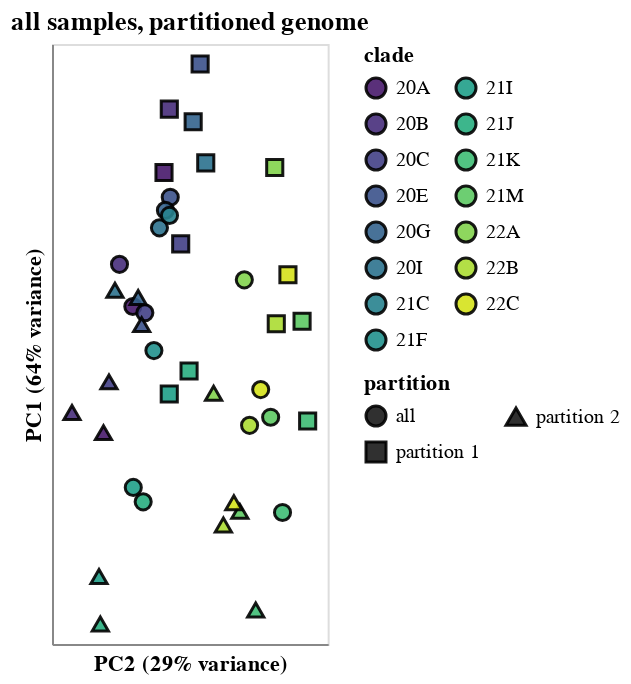

Write notebook code for a chart like this one.
### Markdown cell above
Get PCA of mutation spectrum, using only filtered synonymous mutation counts for non-excluded mutations for clades/subsets/partitions with adequate counts.

We do the PCA on four different ways of partitioning the data:

 1. Just looking at the "all" subset for each clade across entire genome.
 2. Looking at the "all" subset for each clade across entire genome, but excluding any mutation that is among the top ranked most counts for any clade.
 3. Looking at all subsets for each clade across entire genome.
 4. Looking at the "all" subset along partitions of the genome. 
 
In the plots below, you can mouseover the points for details and click on clades in legends (shift click for multiple clades) to highlight just points for the selected clade(s).
You can also use the scroll bar to only show points with at least the indicated number of total synonymous mutation counts (after filtering):

### Code cell
for title, subsets, partition, exclude_top in [
#    ("all samples, whole genome", ["all"], False, False),
#    ("all samples, whole genome, +/- top mutations", ["all"], False, True),
#    ("by region, whole genome", subset_order, False, False),
    ("all samples, partitioned genome", ["all"], True, False),
]:
    
    filtered_mutation_counts = (
        mutation_counts
        .query("synonymous")
        .query("not exclude")
        .query("subset in @subsets")
    )
    
    if partition:
        filtered_mutation_counts = pd.concat(
            [
                filtered_mutation_counts.assign(partition="all"),
                filtered_mutation_counts,
            ]
        )
    else:
        filtered_mutation_counts = filtered_mutation_counts.assign(partition="all")
        
    mut_type_counts = (
        filtered_mutation_counts
        .groupby(["clade", "subset", "partition", "mut_type"], as_index=False)
        .aggregate({"count": "sum"})
    )
    
    if exclude_top:
        assert all(mut_type_counts["partition"] == "all")
        assert all(mut_type_counts["subset"] == "all")
        mut_type_counts = pd.concat(
            [
                mut_type_counts.assign(excluded="no"),
                mut_type_counts_exclude_top.assign(
                    partition="all", subset="all", excluded="yes",
                ),
            ]
        )
    else:
        mut_type_counts = mut_type_counts.assign(excluded="no")
   
    mut_type_freqs = (
        mut_type_counts
        .assign(
            total_count=lambda x: (
                x.groupby(["clade", "subset", "partition", "excluded"])
                ["count"].transform("sum")
            ),
            freq=lambda x: x["count"] / x["total_count"],
        )
        .query("total_count >= @synonymous_spectra_min_counts")
    )
    
    if not partition:
        # normalize frequencies by partition enrichment
        mut_type_freqs = (
            mut_type_freqs
            .assign(nt=lambda x: x["mut_type"].str[0])
            .merge(
                partition_enrichment[["clade", "partition", "nt", "enrichment"]],
                validate="many_to_one",
                how="left",
            )
            .assign(
                enrichment=lambda x: x["enrichment"].fillna(1),
                freq_non_norm=lambda x: x["freq"] / x["enrichment"],
                freq=lambda x: (
                    x["freq_non_norm"] /
                    x.groupby(["clade", "partition"])["freq_non_norm"].transform("sum")
                ),
            )
        )
        
        display(
            mut_type_freqs
            .groupby(["clade", "partition"])
            .aggregate({"freq": "sum", "freq_non_norm": "sum"})
        )
        
#        display(mut_type_freqs)
#        display(partition_enrichment)
#        raise RuntimeError
        
    mut_type_freqs = (
        mut_type_freqs
        .pivot_table(
            index=["clade", "subset", "partition", "excluded", "total_count"],
            values="freq",
            columns="mut_type",
            fill_value=0,
        )
    )
    
    pca = sklearn.decomposition.PCA(n_components=2)
    pca_coords = pca.fit_transform(mut_type_freqs.values)
    assert len(pca_coords) == len(mut_type_freqs)

    mut_type_freqs_pca_coords = (
        mut_type_freqs
        .reset_index()
        .assign(
            principal_component_1=pca_coords[:, 0],
            principal_component_2=pca_coords[:, 1],
            log10_total_count=lambda x: numpy.log(x["total_count"]) / numpy.log(10),
        )
    )
    
    # percent variance explained by each component
    pca_var = 100 * pca.explained_variance_ratio_
    
    total_count_selection = alt.selection_single(
        fields=["log10_total_count"],
        init={"log10_total_count": 4},
        bind=alt.binding_range(
            name="minimum log10 total counts",
            min=int(mut_type_freqs_pca_coords["log10_total_count"].min()),
            max=mut_type_freqs_pca_coords["log10_total_count"].max(),
        )
    )
    
    clade_selection = alt.selection_multi(fields=["clade"], bind="legend")

    tooltip = ["clade", "total_count"]
    
    plot_size = 300  # scaled by component variance explained
    
    pca_chart = (
        alt.Chart(mut_type_freqs_pca_coords)
        .encode(
            y=alt.Y(
                "principal_component_1",
                title=f"PC1 ({pca_var[0]:.0f}% variance)",
                scale=alt.Scale(nice=False, padding=10),
                axis=alt.Axis(labels=False, ticks=False),
            ),
            x=alt.X(
                "principal_component_2",
                title=f"PC2 ({pca_var[1]:.0f}% variance)",
                scale=alt.Scale(nice=False, padding=10),
                axis=alt.Axis(labels=False, ticks=False),
            ),
            color=alt.Color("clade", scale=alt.Scale(scheme="viridis")),
            strokeWidth=alt.condition(clade_selection, alt.value(1.5), alt.value(0)),
            opacity=alt.condition(clade_selection, alt.value(0.9), alt.value(0.45)),
            size=alt.condition(clade_selection, alt.value(65), alt.value(45)),
        )
        .mark_point(filled=True, stroke="black")
        .add_selection(total_count_selection, clade_selection)
        .transform_filter(
            total_count_selection.log10_total_count <= alt.datum.log10_total_count
        )
        .configure_axis(grid=False)
        .configure_legend(columns=2)
        .properties(
            height=plot_size, width=plot_size * pca_var[1] / pca_var[0],
            title=title,
        )
    )
    
    if len(subsets) > 1:
        pca_chart = pca_chart.encode(shape=alt.Shape("subset", sort=subset_order))
        tooltip.append("subset")
        
    if partition:
        pca_chart = pca_chart.encode(shape="partition")
        tooltip.append("partition")
        
    if exclude_top:
        pca_chart = pca_chart.encode(
            shape=alt.Shape(
                "excluded", title=f"excluding top {exclude_top_n} per clade",
            ),
        )
        tooltip.append(
            alt.Tooltip("excluded", title=f"excluding top {exclude_top_n} per clade")
        )
                       
    pca_chart = pca_chart.encode(tooltip=tooltip)

    display(pca_chart)
    print("\n\n")

### Figure 1 — Vega-Lite specification as saved in the notebook (floating-point values rounded to 4 significant figures)
{"config": {"view": {"continuousWidth": 400, "continuousHeight": 300}, "axis": {"grid": false}, "legend": {"columns": 2}}, "data": {"name": "data-3ca378dfbc3175f4d662e81b81382ced"}, "mark": {"type": "point", "filled": true, "stroke": "black"}, "encoding": {"color": {"field": "clade", "scale": {"scheme": "viridis"}, "type": "nominal"}, "opacity": {"condition": {"value": 0.9, "selection": "selector010"}, "value": 0.45}, "shape": {"field": "partition", "type": "nominal"}, "size": {"condition": {"value": 65, "selection": "selector010"}, "value": 45}, "strokeWidth": {"condition": {"value": 1.5, "selection": "selector010"}, "value": 0}, "tooltip": [{"field": "clade", "type": "nominal"}, {"field": "total_count", "type": "quantitative"}, {"field": "partition", "type": "nominal"}], "x": {"axis": {"labels": false, "ticks": false}, "field": "principal_component_2", "scale": {"nice": false, "padding": 10}, "title": "PC2 (29% variance)", "type": "quantitative"}, "y": {"axis": {"labels": false, "ticks": false}, "field": "principal_component_1", "scale": {"nice": false, "padding": 10}, "title": "PC1 (64% variance)", "type": "quantitative"}}, "height": 300, "selection": {"selector009": {"type": "single", "fields": ["log10_total_count"], "init": {"log10_total_count": 4}, "bind": {"input": "range", "max": 5.797, "min": 4, "name": "minimum log10 total counts"}}, "selector010": {"type": "multi", "fields": ["clade"], "bind": "legend"}}, "title": "all samples, partitioned genome", "transform": [{"filter": "(selector009.log10_total_count <= datum.log10_total_count)"}], "width": 137.8, "$schema": "https://vega.github.io/schema/vega-lite/v4.17.0.json", "datasets": {"data-3ca378dfbc3175f4d662e81b81382ced": [{"clade": "20A", "subset": "all", "partition": "all", "excluded": "no", "total_count": 39503, "AtoC": 0.008455, "AtoG": 0.08331, "AtoT": 0.01372, "CtoA": 0.01018, "CtoG": 0.003291, "CtoT": 0.5564, "GtoA": 0.05374, "GtoC": 0.003569, "GtoT": 0.06718, "TtoA": 0.01648, "TtoC": 0.1738, "TtoG": 0.009898, "principal_component_1": 0.007788, "principal_component_2": -0.01711, "log10_total_count": 4.597}, {"clade": "20A", "subset": "all", "partition": "partition 1", "excluded": "no", "total_count": 19161, "AtoC": 0.005897, "AtoG": 0.08674, "AtoT": 0.009864, "CtoA": 0.009342, "CtoG": 0.0008872, "CtoT": 0.5814, "GtoA": 0.05475, "GtoC": 0.001618, "GtoT": 0.05809, "TtoA": 0.01691, "TtoC": 0.1637, "TtoG": 0.0108, "principal_component_1": 0.03514, "principal_component_2": -0.007681, "log10_total_count": 4.282}, {"clade": "20A", "subset": "all", "partition": "partition 2", "excluded": "no", "total_count": 20342, "AtoC": 0.01086, "AtoG": 0.08008, "AtoT": 0.01735, "CtoA": 0.01096, "CtoG": 0.005555, "CtoT": 0.5328, "GtoA": 0.0528, "GtoC": 0.005408, "GtoT": 0.07575, "TtoA": 0.01608, "TtoC": 0.1833, "TtoG": 0.009045, "principal_component_1": -0.01798, "principal_component_2": -0.026, "log10_total_count": 4.308}, {"clade": "20B", "subset": "all", "partition": "all", "excluded": "no", "total_count": 31803, "AtoC": 0.006163, "AtoG": 0.08512, "AtoT": 0.01321, "CtoA": 0.01066, "CtoG": 0.002641, "CtoT": 0.5628, "GtoA": 0.05213, "GtoC": 0.003081, "GtoT": 0.07018, "TtoA": 0.01585, "TtoC": 0.1672, "TtoG": 0.01091, "principal_component_1": 0.01639, "principal_component_2": -0.02115, "log10_total_count": 4.502}, {"clade": "20B", "subset": "all", "partition": "partition 1", "excluded": "no", "total_count": 15523, "AtoC": 0.00554, "AtoG": 0.08716, "AtoT": 0.009599, "CtoA": 0.009856, "CtoG": 0.0006442, "CtoT": 0.592, "GtoA": 0.05495, "GtoC": 0.00116, "GtoT": 0.05502, "TtoA": 0.01739, "TtoC": 0.156, "TtoG": 0.01076, "principal_component_1": 0.04811, "principal_component_2": -0.006077, "log10_total_count": 4.191}, {"clade": "20B", "subset": "all", "partition": "partition 2", "excluded": "no", "total_count": 16280, "AtoC": 0.006757, "AtoG": 0.08317, "AtoT": 0.01665, "CtoA": 0.01143, "CtoG": 0.004545, "CtoT": 0.535, "GtoA": 0.04945, "GtoC": 0.004914, "GtoT": 0.08464, "TtoA": 0.01437, "TtoC": 0.178, "TtoG": 0.01106, "principal_component_1": -0.01386, "principal_component_2": -0.03552, "log10_total_count": 4.212}, {"clade": "20C", "subset": "all", "partition": "all", "excluded": "no", "total_count": 21610, "AtoC": 0.006617, "AtoG": 0.09033, "AtoT": 0.01277, "CtoA": 0.01157, "CtoG": 0.001249, "CtoT": 0.5537, "GtoA": 0.05743, "GtoC": 0.003008, "GtoT": 0.06377, "TtoA": 0.018, "TtoC": 0.1713, "TtoG": 0.01027, "principal_component_1": 0.006493, "principal_component_2": -0.01348, "log10_total_count": 4.335}, {"clade": "20C", "subset": "all", "partition": "partition 1", "excluded": "no", "total_count": 10811, "AtoC": 0.006937, "AtoG": 0.1002, "AtoT": 0.00851, "CtoA": 0.01175, "CtoG": 0.0008325, "CtoT": 0.5658, "GtoA": 0.05938, "GtoC": 0.002127, "GtoT": 0.05282, "TtoA": 0.0172, "TtoC": 0.1646, "TtoG": 0.009805, "principal_component_1": 0.02058, "principal_component_2": -0.00263, "log10_total_count": 4.034}, {"clade": "20C", "subset": "all", "partition": "partition 2", "excluded": "no", "total_count": 10799, "AtoC": 0.006297, "AtoG": 0.08047, "AtoT": 0.01704, "CtoA": 0.01139, "CtoG": 0.001667, "CtoT": 0.5415, "GtoA": 0.05547, "GtoC": 0.003889, "GtoT": 0.07473, "TtoA": 0.0188, "TtoC": 0.178, "TtoG": 0.01074, "principal_component_1": -0.007614, "principal_component_2": -0.02433, "log10_total_count": 4.033}, {"clade": "20E", "subset": "all", "partition": "all", "excluded": "no", "total_count": 24027, "AtoC": 0.007283, "AtoG": 0.08732, "AtoT": 0.01307, "CtoA": 0.0104, "CtoG": 0.004953, "CtoT": 0.5781, "GtoA": 0.04745, "GtoC": 0.001998, "GtoT": 0.05461, "TtoA": 0.01744, "TtoC": 0.1676, "TtoG": 0.009781, "principal_component_1": 0.03011, "principal_component_2": -0.005793, "log10_total_count": 4.381}, {"clade": "20E", "subset": "all", "partition": "partition 1", "excluded": "no", "total_count": 11749, "AtoC": 0.006298, "AtoG": 0.08945, "AtoT": 0.01089, "CtoA": 0.009448, "CtoG": 0.0004256, "CtoT": 0.6024, "GtoA": 0.04937, "GtoC": 0.001021, "GtoT": 0.04528, "TtoA": 0.01813, "TtoC": 0.1565, "TtoG": 0.01072, "principal_component_1": 0.05732, "principal_component_2": 0.003248, "log10_total_count": 4.07}, {"clade": "20E", "subset": "all", "partition": "partition 2", "excluded": "no", "total_count": 12278, "AtoC": 0.008226, "AtoG": 0.08527, "AtoT": 0.01515, "CtoA": 0.01132, "CtoG": 0.009285, "CtoT": 0.5547, "GtoA": 0.04561, "GtoC": 0.002932, "GtoT": 0.06353, "TtoA": 0.01678, "TtoC": 0.1783, "TtoG": 0.008878, "principal_component_1": 0.004076, "principal_component_2": -0.01445, "log10_total_count": 4.089}, {"clade": "20G", "subset": "all", "partition": "all", "excluded": "no", "total_count": 32872, "AtoC": 0.006236, "AtoG": 0.08326, "AtoT": 0.01442, "CtoA": 0.01074, "CtoG": 0.001065, "CtoT": 0.5756, "GtoA": 0.05299, "GtoC": 0.002129, "GtoT": 0.05728, "TtoA": 0.01755, "TtoC": 0.1687, "TtoG": 0.01007, "principal_component_1": 0.02742, "principal_component_2": -0.007253, "log10_total_count": 4.517}, {"clade": "20G", "subset": "all", "partition": "partition 1", "excluded": "no", "total_count": 16292, "AtoC": 0.004849, "AtoG": 0.08863, "AtoT": 0.01007, "CtoA": 0.00933, "CtoG": 0.0006752, "CtoT": 0.5926, "GtoA": 0.05371, "GtoC": 0.0008593, "GtoT": 0.04978, "TtoA": 0.01712, "TtoC": 0.1629, "TtoG": 0.009452, "principal_component_1": 0.04553, "principal_component_2": 0.001143, "log10_total_count": 4.212}, {"clade": "20G", "subset": "all", "partition": "partition 2", "excluded": "no", "total_count": 16580, "AtoC": 0.0076, "AtoG": 0.07799, "AtoT": 0.0187, "CtoA": 0.01212, "CtoG": 0.001448, "CtoT": 0.5589, "GtoA": 0.05229, "GtoC": 0.003378, "GtoT": 0.06466, "TtoA": 0.01797, "TtoC": 0.1743, "TtoG": 0.01068, "principal_component_1": 0.009626, "principal_component_2": -0.0155, "log10_total_count": 4.22}, {"clade": "20I", "subset": "all", "partition": "all", "excluded": "no", "total_count": 143700, "AtoC": 0.007502, "AtoG": 0.08633, "AtoT": 0.01273, "CtoA": 0.01104, "CtoG": 0.006653, "CtoT": 0.5715, "GtoA": 0.04922, "GtoC": 0.002199, "GtoT": 0.05754, "TtoA": 0.01648, "TtoC": 0.1684, "TtoG": 0.01038, "principal_component_1": 0.02385, "principal_component_2": -0.009061, "log10_total_count": 5.157}, {"clade": "20I", "subset": "all", "partition": "partition 1", "excluded": "no", "total_count": 70412, "AtoC": 0.005738, "AtoG": 0.08909, "AtoT": 0.008535, "CtoA": 0.009459, "CtoG": 0.0007101, "CtoT": 0.5869, "GtoA": 0.05201, "GtoC": 0.0009799, "GtoT": 0.0477, "TtoA": 0.01879, "TtoC": 0.1706, "TtoG": 0.009515, "principal_component_1": 0.03711, "principal_component_2": 0.004951, "log10_total_count": 4.848}, {"clade": "20I", "subset": "all", "partition": "partition 2", "excluded": "no", "total_count": 73288, "AtoC": 0.009197, "AtoG": 0.08367, "AtoT": 0.01676, "CtoA": 0.01255, "CtoG": 0.01236, "CtoT": 0.5567, "GtoA": 0.04654, "GtoC": 0.00337, "GtoT": 0.06698, "TtoA": 0.01426, "TtoC": 0.1664, "TtoG": 0.01122, "principal_component_1": 0.01111, "principal_component_2": -0.02252, "log10_total_count": 4.865}, {"clade": "21C", "subset": "all", "partition": "all", "excluded": "no", "total_count": 15041, "AtoC": 0.006449, "AtoG": 0.08311, "AtoT": 0.01443, "CtoA": 0.0115, "CtoG": 0.001729, "CtoT": 0.5744, "GtoA": 0.05319, "GtoC": 0.001928, "GtoT": 0.05551, "TtoA": 0.01755, "TtoC": 0.1687, "TtoG": 0.01157, "principal_component_1": 0.02639, "principal_component_2": -0.00602, "log10_total_count": 4.177}, {"clade": "21F", "subset": "all", "partition": "all", "excluded": "no", "total_count": 11136, "AtoC": 0.005208, "AtoG": 0.08154, "AtoT": 0.01329, "CtoA": 0.01033, "CtoG": 0.001527, "CtoT": 0.547, "GtoA": 0.05541, "GtoC": 0.002155, "GtoT": 0.06079, "TtoA": 0.02622, "TtoC": 0.1772, "TtoG": 0.0194, "principal_component_1": -0.001228, "principal_component_2": -0.01074, "log10_total_count": 4.047}, {"clade": "21I", "subset": "all", "partition": "all", "excluded": "no", "total_count": 53992, "AtoC": 0.007927, "AtoG": 0.1022, "AtoT": 0.015, "CtoA": 0.01454, "CtoG": 0.003315, "CtoT": 0.5211, "GtoA": 0.05595, "GtoC": 0.003204, "GtoT": 0.06768, "TtoA": 0.01356, "TtoC": 0.1843, "TtoG": 0.01121, "principal_component_1": -0.02918, "principal_component_2": -0.01698, "log10_total_count": 4.732}, {"clade": "21I", "subset": "all", "partition": "partition 1", "excluded": "no", "total_count": 26346, "AtoC": 0.007212, "AtoG": 0.1066, "AtoT": 0.009793, "CtoA": 0.01332, "CtoG": 0.0007212, "CtoT": 0.5397, "GtoA": 0.05716, "GtoC": 0.001139, "GtoT": 0.05853, "TtoA": 0.01408, "TtoC": 0.1799, "TtoG": 0.01188, "principal_component_1": -0.01009, "principal_component_2": -0.006094, "log10_total_count": 4.421}, {"clade": "21I", "subset": "all", "partition": "partition 2", "excluded": "no", "total_count": 27646, "AtoC": 0.008609, "AtoG": 0.09806, "AtoT": 0.01997, "CtoA": 0.0157, "CtoG": 0.005787, "CtoT": 0.5034, "GtoA": 0.0548, "GtoC": 0.005173, "GtoT": 0.07639, "TtoA": 0.01306, "TtoC": 0.1885, "TtoG": 0.01056, "principal_component_1": -0.04736, "principal_component_2": -0.02735, "log10_total_count": 4.442}, {"clade": "21J", "subset": "all", "partition": "all", "excluded": "no", "total_count": 626834, "AtoC": 0.00898, "AtoG": 0.09541, "AtoT": 0.01513, "CtoA": 0.01482, "CtoG": 0.004891, "CtoT": 0.5218, "GtoA": 0.05341, "GtoC": 0.003168, "GtoT": 0.06623, "TtoA": 0.01378, "TtoC": 0.1923, "TtoG": 0.01016, "principal_component_1": -0.03213, "principal_component_2": -0.01399, "log10_total_count": 5.797}, {"clade": "21J", "subset": "all", "partition": "partition 1", "excluded": "no", "total_count": 302667, "AtoC": 0.008699, "AtoG": 0.09963, "AtoT": 0.009615, "CtoA": 0.01308, "CtoG": 0.0009218, "CtoT": 0.5466, "GtoA": 0.05721, "GtoC": 0.001298, "GtoT": 0.05377, "TtoA": 0.015, "TtoC": 0.1837, "TtoG": 0.01039, "principal_component_1": -0.005404, "principal_component_2": -9.864e-05, "log10_total_count": 5.481}, {"clade": "21J", "subset": "all", "partition": "partition 2", "excluded": "no", "total_count": 324167, "AtoC": 0.009242, "AtoG": 0.09147, "AtoT": 0.02028, "CtoA": 0.01645, "CtoG": 0.008597, "CtoT": 0.4985, "GtoA": 0.04986, "GtoC": 0.004914, "GtoT": 0.07787, "TtoA": 0.01264, "TtoC": 0.2002, "TtoG": 0.009939, "principal_component_1": -0.05708, "principal_component_2": -0.02695, "log10_total_count": 5.511}, {"clade": "21K", "subset": "all", "partition": "all", "excluded": "no", "total_count": 269095, "AtoC": 0.008711, "AtoG": 0.09472, "AtoT": 0.01467, "CtoA": 0.01375, "CtoG": 0.002806, "CtoT": 0.527, "GtoA": 0.06131, "GtoC": 0.002382, "GtoT": 0.0296, "TtoA": 0.02526, "TtoC": 0.2101, "TtoG": 0.009681, "principal_component_1": -0.03429, "principal_component_2": 0.02819, "log10_total_count": 5.43}, {"clade": "21K", "subset": "all", "partition": "partition 1", "excluded": "no", "total_count": 138921, "AtoC": 0.007976, "AtoG": 0.09631, "AtoT": 0.009682, "CtoA": 0.01155, "CtoG": 0.0009574, "CtoT": 0.5432, "GtoA": 0.0638, "GtoC": 0.0009574, "GtoT": 0.02268, "TtoA": 0.03081, "TtoC": 0.2023, "TtoG": 0.009811, "principal_component_1": -0.01561, "principal_component_2": 0.03579, "log10_total_count": 5.143}, {"clade": "21K", "subset": "all", "partition": "partition 2", "excluded": "no", "total_count": 130174, "AtoC": 0.009495, "AtoG": 0.09303, "AtoT": 0.01999, "CtoA": 0.01609, "CtoG": 0.004778, "CtoT": 0.5098, "GtoA": 0.05865, "GtoC": 0.003902, "GtoT": 0.03697, "TtoA": 0.01934, "TtoC": 0.2184, "TtoG": 0.009541, "principal_component_1": -0.05423, "principal_component_2": 0.02007, "log10_total_count": 5.115}, {"clade": "21M", "subset": "all", "partition": "all", "excluded": "no", "total_count": 199064, "AtoC": 0.007892, "AtoG": 0.08984, "AtoT": 0.0128, "CtoA": 0.01424, "CtoG": 0.004441, "CtoT": 0.5456, "GtoA": 0.05821, "GtoC": 0.002657, "GtoT": 0.03229, "TtoA": 0.01892, "TtoC": 0.2035, "TtoG": 0.00963, "principal_component_1": -0.01484, "principal_component_2": 0.02459, "log10_total_count": 5.299}, {"clade": "21M", "subset": "all", "partition": "partition 1", "excluded": "no", "total_count": 98585, "AtoC": 0.008166, "AtoG": 0.0935, "AtoT": 0.006735, "CtoA": 0.01259, "CtoG": 0.0008419, "CtoT": 0.563, "GtoA": 0.06161, "GtoC": 0.001116, "GtoT": 0.0239, "TtoA": 0.02108, "TtoC": 0.1961, "TtoG": 0.01131, "principal_component_1": 0.004768, "principal_component_2": 0.0341, "log10_total_count": 4.994}, {"clade": "21M", "subset": "all", "partition": "partition 2", "excluded": "no", "total_count": 100479, "AtoC": 0.007623, "AtoG": 0.08625, "AtoT": 0.01876, "CtoA": 0.01586, "CtoG": 0.007972, "CtoT": 0.5285, "GtoA": 0.05488, "GtoC": 0.00417, "GtoT": 0.04053, "TtoA": 0.01681, "TtoC": 0.2107, "TtoG": 0.007982, "principal_component_1": -0.03407, "principal_component_2": 0.01527, "log10_total_count": 5.002}, {"clade": "22A", "subset": "all", "partition": "all", "excluded": "no", "total_count": 21348, "AtoC": 0.004825, "AtoG": 0.08933, "AtoT": 0.01283, "CtoA": 0.01438, "CtoG": 0.001031, "CtoT": 0.5656, "GtoA": 0.06408, "GtoC": 0.002295, "GtoT": 0.03705, "TtoA": 0.01892, "TtoC": 0.1809, "TtoG": 0.00876, "principal_component_1": 0.01323, "principal_component_2": 0.01662, "log10_total_count": 4.329}, {"clade": "22A", "subset": "all", "partition": "partition 1", "excluded": "no", "total_count": 10727, "AtoC": 0.004754, "AtoG": 0.09602, "AtoT": 0.00578, "CtoA": 0.01147, "CtoG": 0.0002797, "CtoT": 0.5849, "GtoA": 0.0688, "GtoC": 0.000839, "GtoT": 0.02815, "TtoA": 0.02023, "TtoC": 0.1696, "TtoG": 0.009229, "principal_component_1": 0.03618, "principal_component_2": 0.02583, "log10_total_count": 4.03}, {"clade": "22A", "subset": "all", "partition": "partition 2", "excluded": "no", "total_count": 10621, "AtoC": 0.004896, "AtoG": 0.08257, "AtoT": 0.01996, "CtoA": 0.01732, "CtoG": 0.001789, "CtoT": 0.5462, "GtoA": 0.05932, "GtoC": 0.003766, "GtoT": 0.04604, "TtoA": 0.01761, "TtoC": 0.1923, "TtoG": 0.008285, "principal_component_1": -0.00996, "principal_component_2": 0.007327, "log10_total_count": 4.026}, {"clade": "22B", "subset": "all", "partition": "all", "excluded": "no", "total_count": 110808, "AtoC": 0.00583, "AtoG": 0.08831, "AtoT": 0.01295, "CtoA": 0.01346, "CtoG": 0.001471, "CtoT": 0.541, "GtoA": 0.06718, "GtoC": 0.002816, "GtoT": 0.03887, "TtoA": 0.02068, "TtoC": 0.198, "TtoG": 0.009458, "principal_component_1": -0.01649, "principal_component_2": 0.01822, "log10_total_count": 5.045}, {"clade": "22B", "subset": "all", "partition": "partition 1", "excluded": "no", "total_count": 54907, "AtoC": 0.005263, "AtoG": 0.09114, "AtoT": 0.007904, "CtoA": 0.0108, "CtoG": 0.001056, "CtoT": 0.5594, "GtoA": 0.07026, "GtoC": 0.001002, "GtoT": 0.03134, "TtoA": 0.022, "TtoC": 0.1898, "TtoG": 0.01004, "principal_component_1": 0.004258, "principal_component_2": 0.02629, "log10_total_count": 4.74}, {"clade": "22B", "subset": "all", "partition": "partition 2", "excluded": "no", "total_count": 55901, "AtoC": 0.006386, "AtoG": 0.08554, "AtoT": 0.01791, "CtoA": 0.01608, "CtoG": 0.001878, "CtoT": 0.5229, "GtoA": 0.06415, "GtoC": 0.004597, "GtoT": 0.04626, "TtoA": 0.01937, "TtoC": 0.2061, "TtoG": 0.008891, "principal_component_1": -0.03687, "principal_component_2": 0.01028, "log10_total_count": 4.747}, {"clade": "22C", "subset": "all", "partition": "all", "excluded": "no", "total_count": 44951, "AtoC": 0.005183, "AtoG": 0.09768, "AtoT": 0.01239, "CtoA": 0.01333, "CtoG": 0.00129, "CtoT": 0.549, "GtoA": 0.05933, "GtoC": 0.002336, "GtoT": 0.03535, "TtoA": 0.01757, "TtoC": 0.1973, "TtoG": 0.009277, "principal_component_1": -0.009193, "principal_component_2": 0.02158, "log10_total_count": 4.653}, {"clade": "22C", "subset": "all", "partition": "partition 1", "excluded": "no", "total_count": 22302, "AtoC": 0.005201, "AtoG": 0.1024, "AtoT": 0.006098, "CtoA": 0.01211, "CtoG": 0.0008519, "CtoT": 0.5681, "GtoA": 0.06345, "GtoC": 0.0005829, "GtoT": 0.02637, "TtoA": 0.01946, "TtoC": 0.1845, "TtoG": 0.0109, "principal_component_1": 0.01428, "principal_component_2": 0.02982, "log10_total_count": 4.348}, {"clade": "22C", "subset": "all", "partition": "partition 2", "excluded": "no", "total_count": 22649, "AtoC": 0.005166, "AtoG": 0.09303, "AtoT": 0.01859, "CtoA": 0.01453, "CtoG": 0.001722, "CtoT": 0.5302, "GtoA": 0.05528, "GtoC": 0.004062, "GtoT": 0.0442, "TtoA": 0.01572, "TtoC": 0.2098, "TtoG": 0.007682, "principal_component_1": -0.0323, "principal_component_2": 0.01346, "log10_total_count": 4.355}]}}
